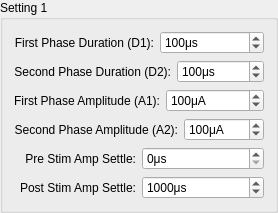
    <widget class="QGroupBox" name="groupBox">
     <property name="title">
      <string>Setting 1</string>
     </property>
     <layout class="QGridLayout" name="gridLayout">
      <item row="0" column="0">
       <layout class="QHBoxLayout" name="horizontalLayout_2">
        <item>
         <widget class="QLabel" name="label">
          <property name="font">
           <font>
            <pointsize>9</pointsize>
            <weight>50</weight>
            <bold>false</bold>
           </font>
          </property>
          <property name="text">
           <string>First Phase Duration (D1):</string>
          </property>
          <property name="alignment">
           <set>Qt::AlignRight|Qt::AlignTrailing|Qt::AlignVCenter</set>
          </property>
         </widget>
        </item>
        <item>
         <widget class="QSpinBox" name="spb_s1_d1">
          <property name="sizePolicy">
           <sizepolicy hsizetype="Preferred" vsizetype="Fixed">
            <horstretch>0</horstretch>
            <verstretch>0</verstretch>
           </sizepolicy>
          </property>
          <property name="minimumSize">
           <size>
            <width>80</width>
            <height>0</height>
           </size>
          </property>
          <property name="suffix">
           <string>μs</string>
          </property>
          <property name="minimum">
           <number>0</number>
          </property>
          <property name="maximum">
           <number>5000</number>
          </property>
          <property name="value">
           <number>100</number>
          </property>
         </widget>
        </item>
       </layout>
      </item>
      <item row="1" column="0">
       <layout class="QHBoxLayout" name="horizontalLayout_3">
        <item>
         <widget class="QLabel" name="label_2">
          <property name="font">
           <font>
            <pointsize>9</pointsize>
            <weight>50</weight>
            <bold>false</bold>
           </font>
          </property>
          <property name="text">
           <string>Second Phase Duration (D2):</string>
          </property>
          <property name="alignment">
           <set>Qt::AlignRight|Qt::AlignTrailing|Qt::AlignVCenter</set>
          </property>
         </widget>
        </item>
        <item>
         <widget class="QSpinBox" name="spb_s1_d2">
          <property name="sizePolicy">
           <sizepolicy hsizetype="Preferred" vsizetype="Fixed">
            <horstretch>0</horstretch>
            <verstretch>0</verstretch>
           </sizepolicy>
          </property>
          <property name="minimumSize">
           <size>
            <width>80</width>
            <height>0</height>
           </size>
          </property>
          <property name="suffix">
           <string>μs</string>
          </property>
          <property name="minimum">
           <number>0</number>
          </property>
          <property name="maximum">
           <number>5000</number>
          </property>
          <property name="value">
           <number>100</number>
          </property>
         </widget>
        </item>
       </layout>
      </item>
      <item row="2" column="0">
       <layout class="QHBoxLayout" name="horizontalLayout_4">
        <item>
         <widget class="QLabel" name="label_3">
          <property name="font">
           <font>
            <pointsize>9</pointsize>
            <weight>50</weight>
            <bold>false</bold>
           </font>
          </property>
          <property name="text">
           <string>First Phase Amplitude (A1):</string>
          </property>
          <property name="alignment">
           <set>Qt::AlignRight|Qt::AlignTrailing|Qt::AlignVCenter</set>
          </property>
         </widget>
        </item>
        <item>
         <widget class="QSpinBox" name="spb_s1_a1">
          <property name="sizePolicy">
           <sizepolicy hsizetype="Preferred" vsizetype="Fixed">
            <horstretch>0</horstretch>
            <verstretch>0</verstretch>
           </sizepolicy>
          </property>
          <property name="minimumSize">
           <size>
            <width>80</width>
            <height>0</height>
           </size>
          </property>
          <property name="suffix">
           <string>μA</string>
          </property>
          <property name="minimum">
           <number>0</number>
          </property>
          <property name="maximum">
           <number>2550</number>
          </property>
          <property name="value">
           <number>100</number>
          </property>
         </widget>
        </item>
       </layout>
      </item>
      <item row="3" column="0">
       <layout class="QHBoxLayout" name="horizontalLayout_5">
        <item>
         <widget class="QLabel" name="label_4">
          <property name="font">
           <font>
            <pointsize>9</pointsize>
            <weight>50</weight>
            <bold>false</bold>
           </font>
          </property>
          <property name="text">
           <string>Second Phase Amplitude (A2):</string>
          </property>
          <property name="alignment">
           <set>Qt::AlignRight|Qt::AlignTrailing|Qt::AlignVCenter</set>
          </property>
         </widget>
        </item>
        <item>
         <widget class="QSpinBox" name="spb_s1_a2">
          <property name="sizePolicy">
           <sizepolicy hsizetype="Preferred" vsizetype="Fixed">
            <horstretch>0</horstretch>
            <verstretch>0</verstretch>
           </sizepolicy>
          </property>
          <property name="minimumSize">
           <size>
            <width>80</width>
            <height>0</height>
           </size>
          </property>
          <property name="suffix">
           <string>μA</string>
          </property>
          <property name="minimum">
           <number>0</number>
          </property>
          <property name="maximum">
           <number>2550</number>
          </property>
          <property name="value">
           <number>100</number>
          </property>
         </widget>
        </item>
       </layout>
      </item>
      <item row="4" column="0">
       <layout class="QHBoxLayout" name="horizontalLayout_6">
        <item>
         <widget class="QLabel" name="label_5">
          <property name="font">
           <font>
            <pointsize>9</pointsize>
            <weight>50</weight>
            <bold>false</bold>
           </font>
          </property>
          <property name="text">
           <string>Pre Stim Amp Settle:</string>
          </property>
          <property name="alignment">
           <set>Qt::AlignRight|Qt::AlignTrailing|Qt::AlignVCenter</set>
          </property>
         </widget>
        </item>
        <item>
         <widget class="QSpinBox" name="spb_s1_pre1">
          <property name="sizePolicy">
           <sizepolicy hsizetype="Preferred" vsizetype="Fixed">
            <horstretch>0</horstretch>
            <verstretch>0</verstretch>
           </sizepolicy>
          </property>
          <property name="minimumSize">
           <size>
            <width>80</width>
            <height>0</height>
           </size>
          </property>
          <property name="suffix">
           <string>μs</string>
          </property>
          <property name="minimum">
           <number>0</number>
          </property>
          <property name="maximum">
           <number>500000</number>
          </property>
          <property name="value">
           <number>0</number>
          </property>
         </widget>
        </item>
       </layout>
      </item>
      <item row="5" column="0">
       <layout class="QHBoxLayout" name="horizontalLayout_7">
        <item>
         <widget class="QLabel" name="label_6">
          <property name="font">
           <font>
            <pointsize>9</pointsize>
            <weight>50</weight>
            <bold>false</bold>
           </font>
          </property>
          <property name="text">
           <string>Post Stim Amp Settle:</string>
          </property>
          <property name="alignment">
           <set>Qt::AlignRight|Qt::AlignTrailing|Qt::AlignVCenter</set>
          </property>
         </widget>
        </item>
        <item>
         <widget class="QSpinBox" name="spb_s1_post1">
          <property name="sizePolicy">
           <sizepolicy hsizetype="Preferred" vsizetype="Fixed">
            <horstretch>0</horstretch>
            <verstretch>0</verstretch>
           </sizepolicy>
          </property>
          <property name="minimumSize">
           <size>
            <width>80</width>
            <height>0</height>
           </size>
          </property>
          <property name="suffix">
           <string>μs</string>
          </property>
          <property name="minimum">
           <number>0</number>
          </property>
          <property name="maximum">
           <number>500000</number>
          </property>
          <property name="value">
           <number>1000</number>
          </property>
         </widget>
        </item>
       </layout>
      </item>
     </layout>
    </widget>
